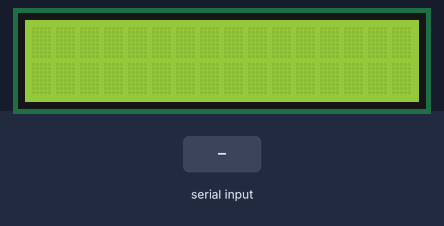
Recording of a sketch running on a simulated Arduino Uno, built with avr-gcc and run on an emulated ATmega328P. On the bench: 16×2 character LCD. The inputs (shaded band) are chosen by the test bench.

Above: at 1.2 s.
1.3 s: "1\n" received over Serial
At 2.5 s:
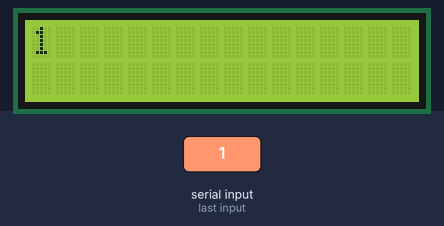
2.8 s: "0\n" received over Serial
At 3.6 s:
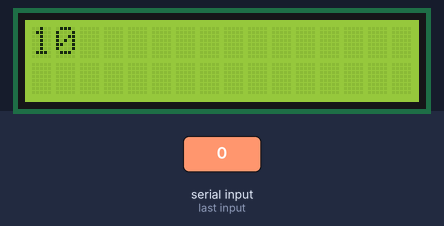
Timing chart, 0 to 5.8 s (numbered marks = the images above; inputs shaded):
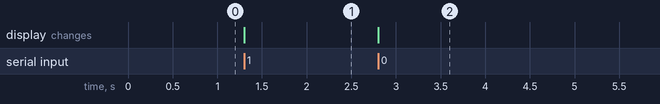

Measured:
- after the input at 1.3 s, the display: changes at once (image 1)
- after the input at 2.8 s, the display: changes at once (image 2)

The sketch:

serial_lcd.ino
```cpp
#include <Wire.h>
#include <LiquidCrystal_I2C.h>

LiquidCrystal_I2C lcd(0x27,16,2);

int x = 0;
int y = 0;
char n;

void setup() {
  Serial.begin(9600);

lcd.init();
 lcd.backlight();
 lcd.setCursor(0,0);
 lcd.clear();
lcd.home();
}

void loop() {
while(Serial.available()==0){}

n = Serial.read();

if(n=='\n'){}else{
 lcd.setCursor(x,y);
 lcd.write(n);
 x++;
 if(x>15){
  x=0;
  y=1;
  }
 delay(500);
}

}
```
